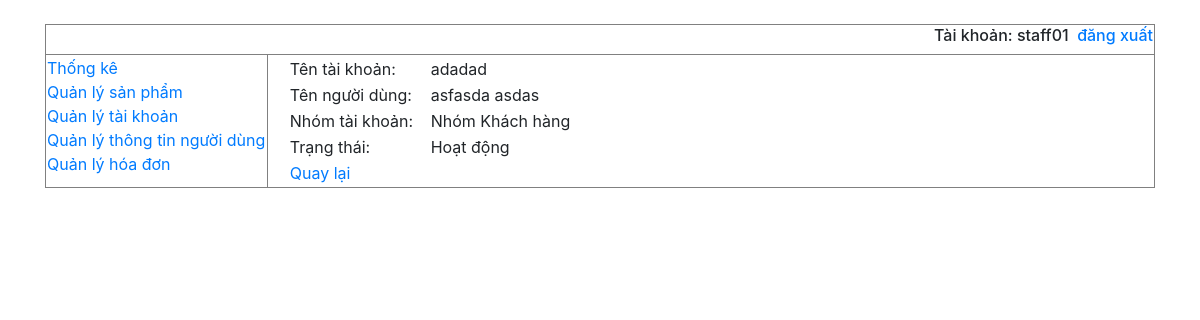
The page /QLDA/Admin/index.php?chucnang=tt_tai_khoan&tentk=adadad&maquyen=xcttk (signed in) on the database its author committed.
### tables this page shows
CREATE TABLE `taikhoan` (
  `TenTK` varchar(20) NOT NULL,
  `MatKhau` varchar(50) NOT NULL,
  `IDNhomTK` int(11) NOT NULL,
  `TrangThai` tinyint(1) NOT NULL
);

CREATE TABLE `thongtinnguoidung` (
  `IDNguoiDung` int(11) NOT NULL,
  `Ho` varchar(50) NOT NULL,
  `Ten` varchar(50) NOT NULL,
  `GioiTinh` tinyint(1) NOT NULL,
  `SDT` varchar(11) NOT NULL,
  `Email` varchar(100) NOT NULL,
  `DiaChi` varchar(500) NOT NULL,
  `TenTK` varchar(20) DEFAULT NULL
);

CREATE TABLE `nhomtaikhoan` (
  `IDNhomTK` int(11) NOT NULL,
  `TenNhom` varchar(50) NOT NULL,
  `MoTa` varchar(1000) NOT NULL
);

### QLDA/Admin/HienThi/taikhoan/chitiettaikhoan.php (the view, shortened to what this page needs)
<?php
	$tentk = isset($_GET['tentk']) ? $_GET['tentk']:'';
	if ($tentk!='') {
		$sql = "SELECT * from taikhoan,thongtinnguoidung,nhomtaikhoan
		where taikhoan.TenTK = thongtinnguoidung.TenTK and taikhoan.IDNhomTK = nhomtaikhoan.IDNhomTK
		and taikhoan.TenTK = '".$tentk."'";
		$res = mysqli_query($conn,$sql);
		if (mysqli_num_rows($res)<>0) {
			$rows = mysqli_fetch_array($res);
		}
		else echo '<script type="text/javascript">window.history.back();</script>';
	}
	else
	{
		echo '<script type="text/javascript">window.history.back();</script>';
	}
?>
<table style="margin-left: 20px" width="300px">
	<tr>
		<td>Tên tài khoản: </td>
		<td><?php echo $rows['TenTK'] ?></td>
	</tr>
	<tr>
		<td>Tên người dùng: </td>
		<td><?php echo $rows['Ho'].' '.$rows['Ten'] ?></td>
	</tr>
	<tr>
		<td>Nhóm tài khoản: </td>
		<td><?php echo $rows['TenNhom'] ?></td>
	</tr>
	<tr>
		<td>Trạng thái: </td>
		<td><?php if($rows['TrangThai']==1) echo "Hoạt động"; else echo "Bị khóa"; ?></td>
	</tr>
    <tr><td colspan='2'><a href="javascript:history.back()">Quay lại</a></td></tr>
</table>

### rows shown on the page
taikhoan: thongtinnguoidung.TenTK "adadad", thongtinnguoidung.Ho "asfasda", thongtinnguoidung.Ten "asdas", IDNhomTK.TenNhom "Nhóm Khách hàng"

### other values the page prints
$_SESSION['username'] "staff01"
